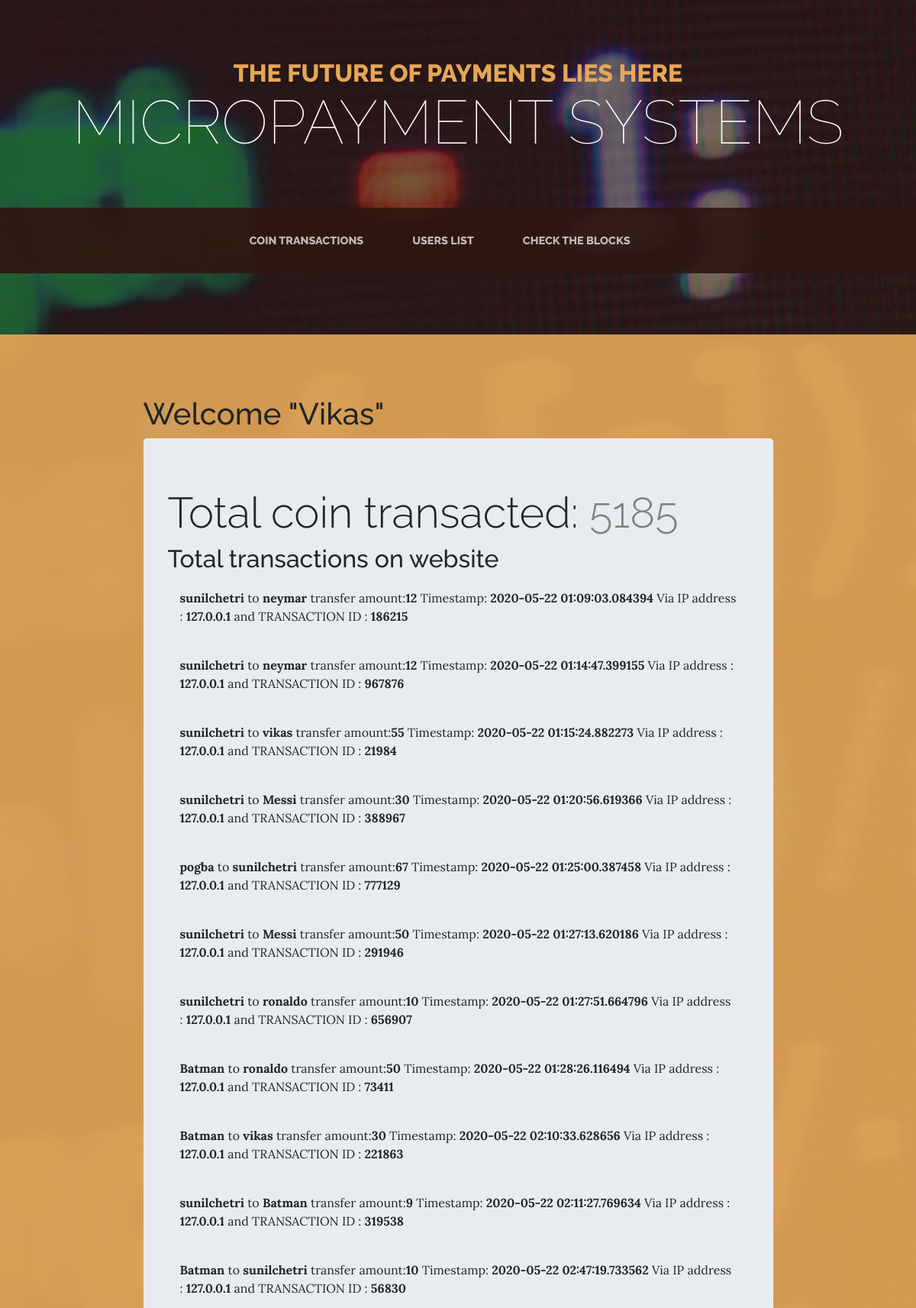
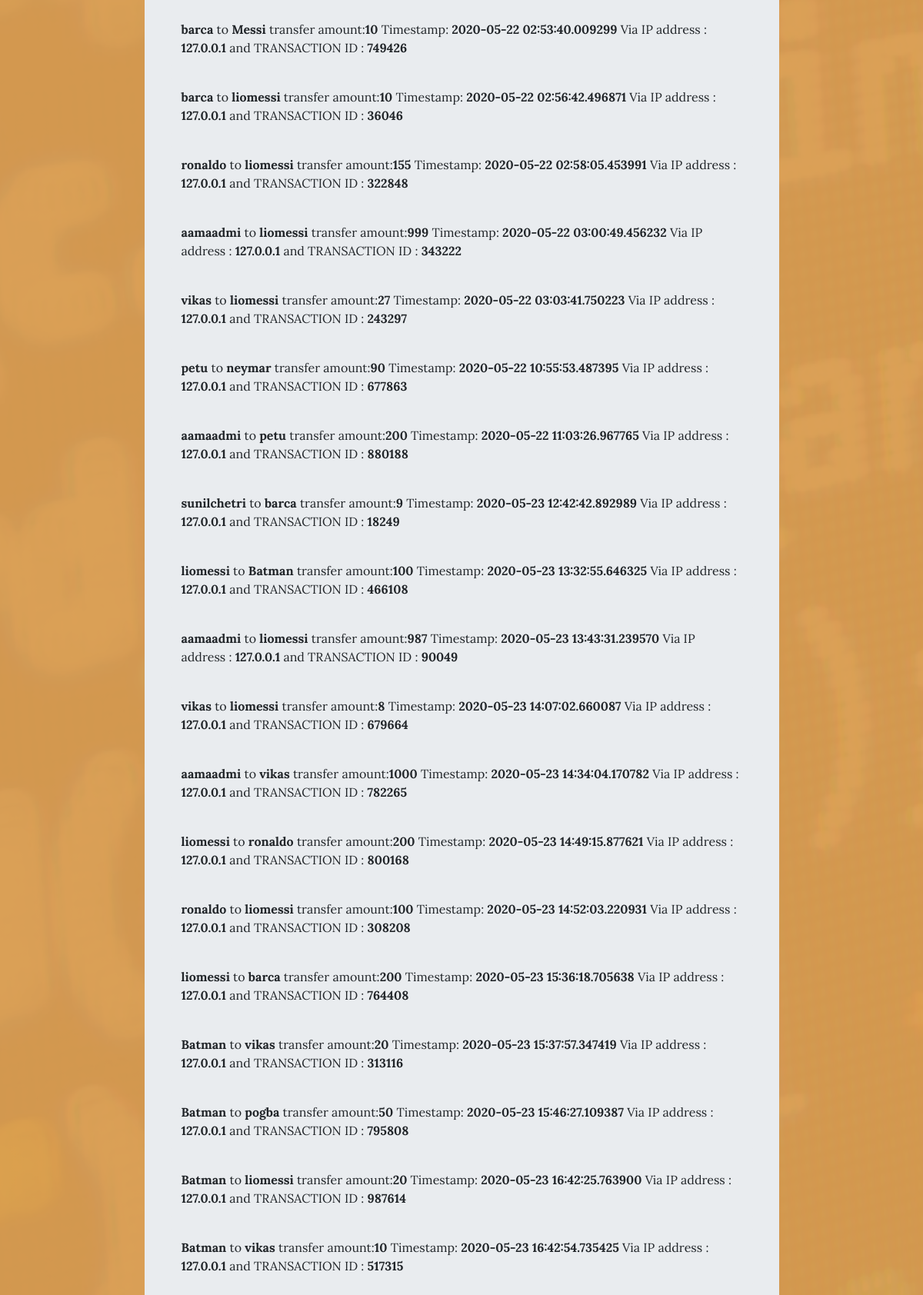
Screenshot of /vikpanel/ (upper part) with the database file from the repository (2 pictures, top to bottom).
### main/models.py (models this page shows, shortened)
class Main(models.Model):# class name is capital. remember that!
    Name = models.CharField(max_length=30)
    vikas = models.TextField(default="-")
    tag = models.TextField(max_length=200,default="-")

### mytransactions/models.py (models this page shows, shortened)
class Transactiondata(models.Model):        # class name is capital. remember that!
    transactionid =models.IntegerField()
    sendername = models.TextField(max_length=30)
    recievername = models.TextField(max_length=30)
    coin = models.IntegerField()
    ipaddress = models.TextField(max_length=30)
    timeanddate = models.TextField(max_length=30)
    transferamount = models.IntegerField(default=0)

### thepanel/views.py (the view)
# urls.py: url(r'^vikpanel/$',views.panel, name='panel'),
def panel(request):
    transactiondetails = Transactiondata.objects.filter().all()
    title = Main.objects.get(pk=1)
    coin = Transactiondata.objects.all()
    total_coin =0
    for i in coin:
        total_coin = total_coin + i.transferamount
    return render(request,'thepanel/index.html',{'title':title,'total_coin':total_coin,'transactiondetails':transactiondetails})

### main/templates/thepanel/index.html (shortened to what this page needs)
{% load staticfiles%}
<html lang="en">
  <head>
    <link href="{% static 'front/vendor/bootstrap/css/bootstrap.min.css' %}" rel="stylesheet">
    <link href="{% static 'front/css/business-casual.min.css' %}" rel="stylesheet">
  </head>
  <body>
    <h1 class="site-heading text-center text-white d-none d-lg-block">
      <span class="site-heading-upper text-primary mb-3">{{title.tag}}</span>
      <span class="site-heading-lower">{{title.Name}}</span>
    </h1>
    <nav class="navbar navbar-expand-lg navbar-dark py-lg-4" id="mainNav">
      <div class="container">
        <div class="collapse navbar-collapse" id="navbarResponsive">
          <ul class="navbar-nav mx-auto">
            <li class="nav-item px-lg-4">
              <a class="nav-link text-uppercase active text-expanded" href="/vikpanel">coin transactions</a>
            </li>
            <li class="nav-item px-lg-4">
              <a class="nav-link text-uppercase text-expanded" href="/viklist">Users list</a>
            </li>
            <li class="nav-item   px-lg-4">
              <a class="nav-link text-uppercase text-expanded" href="/vikblock">Check the blocks</a>
            </li>
            <li class="nav-item px-lg-4">
            </li>
          </ul>
        </div>
      </div>
    </nav>
    <section class="page-section cta">
      <div class="container">
        <div class="row">
          <div class="col-xl-9 mx-auto">
            <h1>Welcome "Vikas"</h1>
              <div class="jumbotron">
            <h1 class="display-4" >Total coin transacted: <a style="text-transform:uppercase;color:#808080">{{total_coin}}</a></h1>
                <h2>Total transactions on website</h2>
                  {%for i in transactiondetails%}
      <nav aria-label="breadcrumb">
  <ol class="breadcrumb">
    <li class="breadcrumb-item"><strong>{{i.sendername}}</strong> to <strong>{{i.recievername}}</strong> transfer amount:<strong>{{i.transferamount}}</strong> Timestamp: <strong>{{i.timeanddate}}</strong> Via IP address : <strong>{{i.ipaddress}}</strong> and TRANSACTION ID : <strong>{{i.transactionid}}</strong></li>
  </ol>
</nav>
      {% endfor %}
              </div>
          </div>
        </div>
      </div>
    </section>
  </body>
</html>

### rows the page displays
Main: tag "THE FUTURE OF PAYMENTS LIES HERE", Name "MICROPAYMENT SYSTEMS"
Transactiondata: sendername "sunilchetri", recievername "neymar", transferamount "12", timeanddate "2020-05-22 01:09:03.084394", ipaddress "127.0.0.1", transactionid "186215"
Transactiondata: sendername "sunilchetri", recievername "neymar", transferamount "12", timeanddate "2020-05-22 01:14:47.399155", ipaddress "127.0.0.1", transactionid "967876"
Transactiondata: sendername "sunilchetri", recievername "vikas", transferamount "55", timeanddate "2020-05-22 01:15:24.882273", ipaddress "127.0.0.1", transactionid "21984"
Transactiondata: sendername "sunilchetri", recievername "Messi", transferamount "30", timeanddate "2020-05-22 01:20:56.619366", ipaddress "127.0.0.1", transactionid "388967"
Transactiondata: sendername "pogba", recievername "sunilchetri", transferamount "67", timeanddate "2020-05-22 01:25:00.387458", ipaddress "127.0.0.1", transactionid "777129"
Transactiondata: sendername "sunilchetri", recievername "Messi", transferamount "50", timeanddate "2020-05-22 01:27:13.620186", ipaddress "127.0.0.1", transactionid "291946"
Transactiondata: sendername "sunilchetri", recievername "ronaldo", transferamount "10", timeanddate "2020-05-22 01:27:51.664796", ipaddress "127.0.0.1", transactionid "656907"
Transactiondata: sendername "Batman", recievername "ronaldo", transferamount "50", timeanddate "2020-05-22 01:28:26.116494", ipaddress "127.0.0.1", transactionid "73411"
Transactiondata: sendername "Batman", recievername "vikas", transferamount "30", timeanddate "2020-05-22 02:10:33.628656", ipaddress "127.0.0.1", transactionid "221863"
Transactiondata: sendername "sunilchetri", recievername "Batman", transferamount "9", timeanddate "2020-05-22 02:11:27.769634", ipaddress "127.0.0.1", transactionid "319538"
Transactiondata: sendername "Batman", recievername "sunilchetri", transferamount "10", timeanddate "2020-05-22 02:47:19.733562", ipaddress "127.0.0.1", transactionid "56830"
Transactiondata: sendername "barca", recievername "Messi", transferamount "10", timeanddate "2020-05-22 02:53:40.009299", ipaddress "127.0.0.1", transactionid "749426"
Transactiondata: sendername "barca", recievername "liomessi", transferamount "10", timeanddate "2020-05-22 02:56:42.496871", ipaddress "127.0.0.1", transactionid "36046"
Transactiondata: sendername "ronaldo", recievername "liomessi", transferamount "155", timeanddate "2020-05-22 02:58:05.453991", ipaddress "127.0.0.1", transactionid "322848"
Transactiondata: sendername "aamaadmi", recievername "liomessi", transferamount "999", timeanddate "2020-05-22 03:00:49.456232", ipaddress "127.0.0.1", transactionid "343222"
Transactiondata: sendername "vikas", recievername "liomessi", transferamount "27", timeanddate "2020-05-22 03:03:41.750223", ipaddress "127.0.0.1", transactionid "243297"
Transactiondata: sendername "petu", recievername "neymar", transferamount "90", timeanddate "2020-05-22 10:55:53.487395", ipaddress "127.0.0.1", transactionid "677863"
Transactiondata: sendername "aamaadmi", recievername "petu", transferamount "200", timeanddate "2020-05-22 11:03:26.967765", ipaddress "127.0.0.1", transactionid "880188"
Transactiondata: sendername "sunilchetri", recievername "barca", transferamount "9", timeanddate "2020-05-23 12:42:42.892989", ipaddress "127.0.0.1", transactionid "18249"
Transactiondata: sendername "liomessi", recievername "Batman", transferamount "100", timeanddate "2020-05-23 13:32:55.646325", ipaddress "127.0.0.1", transactionid "466108"
Transactiondata: sendername "aamaadmi", recievername "liomessi", transferamount "987", timeanddate "2020-05-23 13:43:31.239570", ipaddress "127.0.0.1", transactionid "90049"
Transactiondata: sendername "vikas", recievername "liomessi", transferamount "8", timeanddate "2020-05-23 14:07:02.660087", ipaddress "127.0.0.1", transactionid "679664"
Transactiondata: sendername "aamaadmi", recievername "vikas", transferamount "1000", timeanddate "2020-05-23 14:34:04.170782", ipaddress "127.0.0.1", transactionid "782265"
Transactiondata: sendername "liomessi", recievername "ronaldo", transferamount "200", timeanddate "2020-05-23 14:49:15.877621", ipaddress "127.0.0.1", transactionid "800168"
Transactiondata: sendername "ronaldo", recievername "liomessi", transferamount "100", timeanddate "2020-05-23 14:52:03.220931", ipaddress "127.0.0.1", transactionid "308208"
Transactiondata: sendername "liomessi", recievername "barca", transferamount "200", timeanddate "2020-05-23 15:36:18.705638", ipaddress "127.0.0.1", transactionid "764408"
Transactiondata: sendername "Batman", recievername "vikas", transferamount "20", timeanddate "2020-05-23 15:37:57.347419", ipaddress "127.0.0.1", transactionid "313116"
Transactiondata: sendername "Batman", recievername "pogba", transferamount "50", timeanddate "2020-05-23 15:46:27.109387", ipaddress "127.0.0.1", transactionid "795808"
Transactiondata: sendername "Batman", recievername "liomessi", transferamount "20", timeanddate "2020-05-23 16:42:25.763900", ipaddress "127.0.0.1", transactionid "987614"
Transactiondata: sendername "Batman", recievername "vikas", transferamount "10", timeanddate "2020-05-23 16:42:54.735425", ipaddress "127.0.0.1", transactionid "517315"

### other values shown
{{ total_coin }} "5185"
